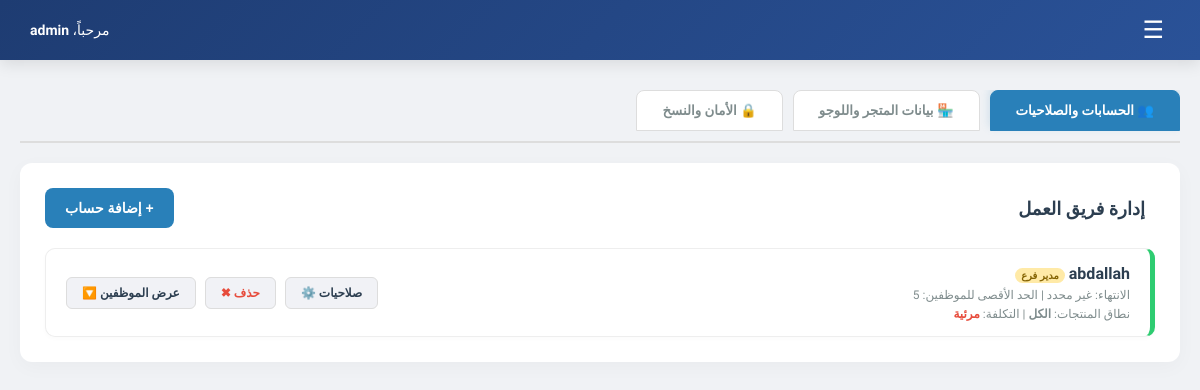
The app's page /settings (signed in) with its own data.
### tables this page shows
CREATE TABLE users (
                        id INTEGER PRIMARY KEY AUTOINCREMENT, 
                        username TEXT NOT NULL, 
                        password TEXT NOT NULL, 
                        role TEXT DEFAULT 'admin'
                    , p_sales_v INTEGER DEFAULT 0, p_sales_a INTEGER DEFAULT 0, p_sales_e INTEGER DEFAULT 0, p_sales_d INTEGER DEFAULT 0, p_prod_v INTEGER DEFAULT 0, p_prod_a INTEGER DEFAULT 0, p_prod_e INTEGER DEFAULT 0, p_prod_d INTEGER DEFAULT 0, p_purch_v INTEGER DEFAULT 0, p_purch_a INTEGER DEFAULT 0, p_purch_e INTEGER DEFAULT 0, p_purch_d INTEGER DEFAULT 0, p_exp_v INTEGER DEFAULT 0, p_exp_a INTEGER DEFAULT 0, p_exp_e INTEGER DEFAULT 0, p_exp_d INTEGER DEFAULT 0, p_rep_v INTEGER DEFAULT 0, p_rep_a INTEGER DEFAULT 0, p_rep_e INTEGER DEFAULT 0, p_rep_d INTEGER DEFAULT 0, p_part_v INTEGER DEFAULT 0, p_part_a INTEGER DEFAULT 0, p_part_e INTEGER DEFAULT 0, p_part_d INTEGER DEFAULT 0, parent_id INTEGER, view_cost TEXT DEFAULT 'all', view_scope TEXT DEFAULT 'own', status TEXT DEFAULT 'active', expiry_date DATE, max_users INTEGER DEFAULT 0, pos_view TEXT DEFAULT 'desktop', allow_mobile_pos INTEGER DEFAULT 0);

### routes/settings.py (the view)
@settings_bp.route('/settings')
def settings_page():
    if 'username' not in session:
        return redirect(url_for('auth.login'))
    conn = get_db_conn()
    cursor = conn.cursor()
    if session.get('role') not in ['owner', 'admin']:
        conn.close()
        flash('الإعدادات متاحة للمديرين فقط.', 'error')
        return redirect(url_for('auth.dashboard'))
    cols = "id, username, role, status, expiry_date, max_users, view_cost, view_scope, parent_id, p_sales_v, p_sales_a, p_sales_e, p_sales_d, p_prod_v, p_prod_a, p_prod_e, p_prod_d, p_purch_v, p_purch_a, p_purch_e, p_purch_d, p_exp_v, p_exp_a, p_exp_e, p_exp_d, p_rep_v, p_rep_a, p_rep_e, p_rep_d, p_part_v, p_part_a, p_part_e, p_part_d, allow_mobile_pos"
    users_tree = []
    if session.get('role') == 'owner':
        cursor.execute(f"SELECT {cols} FROM users WHERE role='admin' OR (role!='owner' AND parent_id IS NULL)")
        admins = cursor.fetchall()
        for adm in admins:
            cursor.execute(f"SELECT {cols} FROM users WHERE parent_id=?", (adm[0],))
            children = cursor.fetchall()
            users_tree.append({'admin': adm, 'children': children})
    else:
        cursor.execute(f"SELECT {cols} FROM users WHERE parent_id=?", (session.get('user_id'),))
        children = cursor.fetchall()
        users_tree.append({'admin': None, 'children': children})
    cursor.execute("SELECT max_users FROM users WHERE id=?", (session['user_id'],))
    my_max_res = cursor.fetchone()
    my_max_users = my_max_res[0] if my_max_res else 0
    cursor.execute("SELECT COUNT(*) FROM users WHERE parent_id=?", (session['user_id'],))
    current_sub_users = cursor.fetchone()[0]
    entity = get_entity()
    real_entity = entity if entity != 'all' else 1
    cursor.execute("SELECT store_name, store_phone, store_branch, invoice_footer, logo FROM store_settings WHERE entity_id=? LIMIT 1", (real_entity,))
    st_row = cursor.fetchone()
    if not st_row:
        cursor.execute("INSERT INTO store_settings (entity_id) VALUES (?)", (real_entity,))
        conn.commit()
        st_row = ('المتجر', '', '', '')
    conn.close()
    settings_data = {
        'store_name': st_row[0],
        'store_phone': st_row[1],
        'store_branch': st_row[2],
        'footer': st_row[3],
        'logo': st_row[4] if len(st_row) > 4 else None
    }
    return render_template('settings.html', users_tree=users_tree, settings=settings_data, my_max_users=my_max_users, current_sub_users=current_sub_users)

### auth.py (called while the page is built)
def get_entity():
    if session.get('role') == 'owner':
        return 'all'
    if session.get('role') == 'admin':
        return session.get('user_id')
    return session.get('parent_id')

### database.py (called while the page is built)
def get_db_conn():
    conn = sqlite3.connect('store_db.sqlite', timeout=20)
    conn.execute('PRAGMA journal_mode=WAL;')
    return conn

### templates/settings.html (shortened to what this page needs)
<!DOCTYPE html>
<html dir="rtl" lang="ar">
<head>
    <link href="https://cdnjs.cloudflare.com/ajax/libs/cropperjs/1.5.13/cropper.min.css" rel="stylesheet">
</head>
<body>
    <header class="top-navbar">
        <div class="nav-right">
            <button class="menu-btn" onclick="toggleMenu()">☰</button>
        </div>
        <div style="font-size: 14px;">مرحباً، <strong>{{ session['username'] }}</strong></div>
    </header>
    <div class="main-container">
        <div class="tabs">
            <button class="tab-btn active" onclick="openTab(event, 'tab-users')">👥 الحسابات والصلاحيات</button>
            <button class="tab-btn" onclick="openTab(event, 'tab-store')">🏪 بيانات المتجر واللوجو</button>
            <button class="tab-btn" onclick="openTab(event, 'tab-security')">🔒 الأمان والنسخ</button>
        </div>
        <div id="tab-users" class="tab-content active">
            <div class="card">
                <div style="display: flex; justify-content: space-between; align-items: center; margin-bottom: 20px;">
                    <h2 class="section-title" style="margin: 0; border: none;">إدارة فريق العمل</h2>
                    <button class="btn btn-primary" style="width: auto;" onclick="openUserModal()">+ إضافة حساب</button>
                </div>
                <div class="users-list">
                    {% for node in users_tree %}
                        {% if session['role'] == 'owner' and node.admin %}
                        <div class="user-card {% if node.admin[3] == 'suspended' %}suspended{% endif %}">
                            <div class="user-info">
                                <h4>{{ node.admin[1] }} <span style="background: #ffeaa7; color: #856404; font-size: 10px; padding: 2px 6px; border-radius: 10px;">مدير فرع</span></h4>
                                <p>الانتهاء: {{ node.admin[4] or 'غير محدد' }} | الحد الأقصى للموظفين: {{ node.admin[5] }}</p>
                                <p style="margin-top: 5px;">نطاق المنتجات: <b>{{ 'الكل' if node.admin[7] == 'all' else 'منتجاته فقط' }}</b> | التكلفة: <b style="color:#e74c3c;">{{ 'مخفية' if node.admin[6] == 'none' else 'مرئية' }}</b></p>
                            </div>
                            <div class="user-actions">
                                <button onclick='editUser({{ node.admin | tojson | safe }})'>صلاحيات ⚙️</button>
                                <a href="/delete_user/{{ node.admin[0] }}" onclick="return confirm('حذف العميل سيمسح موظفيه أيضاً! متأكد؟')" style="color: #e74c3c;">حذف ✖</a>
                                {% if node.children|length > 0 %}
                                <button onclick="toggleChildren('{{ node.admin[0] }}')">عرض الموظفين 🔽</button>
                                {% endif %}
                            </div>
                        </div>
                        {% endif %}
                    {% else %}
                        <p style="text-align: center; color: #7f8c8d;">لا يوجد حسابات مسجلة.</p>
                    {% endfor %}
                </div>
            </div>
        </div>
    </div>
</body>
</html>

### templates/settings.html (style rules this page uses)
body { font-family: 'Cairo', sans-serif; background-color: #f0f2f5; margin: 0; padding: 0; color: #2c3e50; }
.top-navbar { background: linear-gradient(135deg, #1e3c72 0%, #2a5298 100%); padding: 15px 30px; box-shadow: 0 4px 15px rgba(0,0,0,0.1); display: flex; justify-content: space-between; align-items: center; color: white; position: sticky; top: 0; z-index: 1000; }
.menu-btn { font-size: 24px; background: none; border: none; cursor: pointer; color: white; }
.main-container { padding: 30px 20px; max-width: 1200px; margin: auto; }
.tabs { display: flex; gap: 10px; margin-bottom: 20px; border-bottom: 2px solid #ddd; padding-bottom: 10px; overflow-x: auto; }
.tab-btn { background: #fff; border: 1px solid #ddd; padding: 12px 25px; border-radius: 8px 8px 0 0; cursor: pointer; font-family: 'Cairo'; font-weight: bold; color: #7f8c8d; transition: 0.3s; white-space: nowrap; }
.tab-btn.active { background: #2980b9; color: white; border-color: #2980b9; box-shadow: 0 -4px 10px rgba(41, 128, 185, 0.2); }
.tab-content { display: none; animation: fadeIn 0.4s ease; }
.tab-content.active { display: block; }
.card { background-color: #ffffff; padding: 25px; border-radius: 12px; box-shadow: 0 5px 20px rgba(0,0,0,0.03); margin-bottom: 25px; }
.section-title { font-size: 18px; font-weight: 900; color: #2c3e50; border-right: 4px solid #2980b9; padding-right: 10px; margin-top: 0; margin-bottom: 20px; }
.btn { padding: 12px 20px; border: none; border-radius: 8px; font-size: 14px; font-weight: bold; cursor: pointer; color: white; transition: 0.3s; }
.btn-primary { background: #2980b9; }
.users-list { display: flex; flex-direction: column; gap: 15px; }
.user-card { display: flex; justify-content: space-between; align-items: center; background: #fff; border: 1px solid #eee; padding: 15px 20px; border-radius: 10px; border-right: 5px solid #2ecc71; box-shadow: 0 2px 5px rgba(0,0,0,0.02); }
.user-info h4 { margin: 0 0 5px 0; font-size: 16px; color: #2c3e50; }
.user-info p { margin: 0; font-size: 12px; color: #7f8c8d; }
.user-actions button, .user-actions a { background: #f1f2f6; color: #2c3e50; border: 1px solid #ddd; padding: 8px 15px; border-radius: 6px; font-weight: bold; cursor: pointer; font-family: 'Cairo'; font-size: 12px; text-decoration: none; margin-right: 5px; }

### records on screen
users: username "admin"
users: username "abdallah", expiry_date "غير محدد", max_users "5", view_scope "الكل", view_cost "مرئية"
